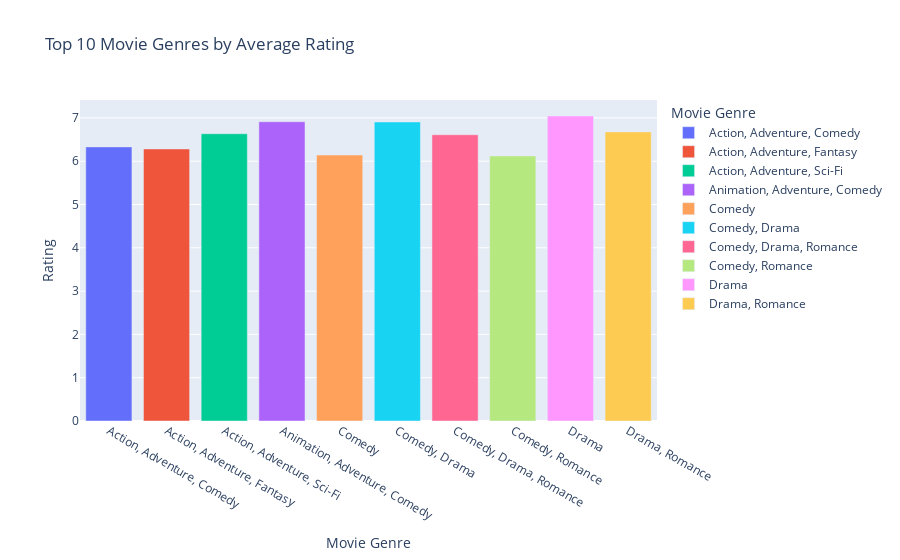

The notebook cell saved with this chart:
### Markdown cell above
Data Analytics

### Code cell
import plotly.express as px

# 1. Explode the genres correctly
# Note: Ensure you use cleaned_df consistently
df_expanded = cleaned_df.assign(
    genre=cleaned_df['Genre'].str.split('|')
).explode('genre')

# 

# 2. Identify the Top 10 genres by frequency
top10_genre_names = df_expanded['genre'].value_counts().head(10).index

# 3. Filter the expanded data to only include these top 10
# Filter based on the 'genre' column, not 'Genre'
df_top10 = df_expanded[df_expanded['genre'].isin(top10_genre_names)]

# 4. Aggregate the data to get the AVERAGE rating per genre
# This prevents Plotly from summing ratings
df_plot = df_top10.groupby(['genre'], as_index=False)['Rating'].mean()

# 5. Create the Interactive Bar Graph
fig = px.bar(df_plot,
             x="genre",  # Fixed typo
             y="Rating",
             title="Top 10 Movie Genres by Average Rating",
             color="genre", # Optional: colors each bar differently
             labels={"genre": "Movie Genre", "Movie Rating": "Average Rating"})

fig.show()

### Figure 1 — Plotly figure (JSON) as saved in the notebook; plotly's stock layout.template omitted (floating-point values rounded to 4 significant figures)
{"data": [{"hovertemplate": "Movie Genre=%{x}<br>Rating=%{y}<extra></extra>", "legendgroup": "Action, Adventure, Comedy", "marker": {"color": "#636efa", "pattern": {"shape": ""}}, "name": "Action, Adventure, Comedy", "orientation": "v", "showlegend": true, "textposition": "auto", "type": "bar", "x": ["Action, Adventure, Comedy"], "xaxis": "x", "y": [6.331], "yaxis": "y"}, {"hovertemplate": "Movie Genre=%{x}<br>Rating=%{y}<extra></extra>", "legendgroup": "Action, Adventure, Fantasy", "marker": {"color": "#EF553B", "pattern": {"shape": ""}}, "name": "Action, Adventure, Fantasy", "orientation": "v", "showlegend": true, "textposition": "auto", "type": "bar", "x": ["Action, Adventure, Fantasy"], "xaxis": "x", "y": [6.283], "yaxis": "y"}, {"hovertemplate": "Movie Genre=%{x}<br>Rating=%{y}<extra></extra>", "legendgroup": "Action, Adventure, Sci-Fi", "marker": {"color": "#00cc96", "pattern": {"shape": ""}}, "name": "Action, Adventure, Sci-Fi", "orientation": "v", "showlegend": true, "textposition": "auto", "type": "bar", "x": ["Action, Adventure, Sci-Fi"], "xaxis": "x", "y": [6.635], "yaxis": "y"}, {"hovertemplate": "Movie Genre=%{x}<br>Rating=%{y}<extra></extra>", "legendgroup": "Animation, Adventure, Comedy", "marker": {"color": "#ab63fa", "pattern": {"shape": ""}}, "name": "Animation, Adventure, Comedy", "orientation": "v", "showlegend": true, "textposition": "auto", "type": "bar", "x": ["Animation, Adventure, Comedy"], "xaxis": "x", "y": [6.912], "yaxis": "y"}, {"hovertemplate": "Movie Genre=%{x}<br>Rating=%{y}<extra></extra>", "legendgroup": "Comedy", "marker": {"color": "#FFA15A", "pattern": {"shape": ""}}, "name": "Comedy", "orientation": "v", "showlegend": true, "textposition": "auto", "type": "bar", "x": ["Comedy"], "xaxis": "x", "y": [6.142], "yaxis": "y"}, {"hovertemplate": "Movie Genre=%{x}<br>Rating=%{y}<extra></extra>", "legendgroup": "Comedy, Drama", "marker": {"color": "#19d3f3", "pattern": {"shape": ""}}, "name": "Comedy, Drama", "orientation": "v", "showlegend": true, "textposition": "auto", "type": "bar", "x": ["Comedy, Drama"], "xaxis": "x", "y": [6.906], "yaxis": "y"}, {"hovertemplate": "Movie Genre=%{x}<br>Rating=%{y}<extra></extra>", "legendgroup": "Comedy, Drama, Romance", "marker": {"color": "#FF6692", "pattern": {"shape": ""}}, "name": "Comedy, Drama, Romance", "orientation": "v", "showlegend": true, "textposition": "auto", "type": "bar", "x": ["Comedy, Drama, Romance"], "xaxis": "x", "y": [6.612], "yaxis": "y"}, {"hovertemplate": "Movie Genre=%{x}<br>Rating=%{y}<extra></extra>", "legendgroup": "Comedy, Romance", "marker": {"color": "#B6E880", "pattern": {"shape": ""}}, "name": "Comedy, Romance", "orientation": "v", "showlegend": true, "textposition": "auto", "type": "bar", "x": ["Comedy, Romance"], "xaxis": "x", "y": [6.121], "yaxis": "y"}, {"hovertemplate": "Movie Genre=%{x}<br>Rating=%{y}<extra></extra>", "legendgroup": "Drama", "marker": {"color": "#FF97FF", "pattern": {"shape": ""}}, "name": "Drama", "orientation": "v", "showlegend": true, "textposition": "auto", "type": "bar", "x": ["Drama"], "xaxis": "x", "y": [7.043], "yaxis": "y"}, {"hovertemplate": "Movie Genre=%{x}<br>Rating=%{y}<extra></extra>", "legendgroup": "Drama, Romance", "marker": {"color": "#FECB52", "pattern": {"shape": ""}}, "name": "Drama, Romance", "orientation": "v", "showlegend": true, "textposition": "auto", "type": "bar", "x": ["Drama, Romance"], "xaxis": "x", "y": [6.677], "yaxis": "y"}], "layout": {"barmode": "relative", "legend": {"title": {"text": "Movie Genre"}, "tracegroupgap": 0}, "title": {"text": "Top 10 Movie Genres by Average Rating"}, "xaxis": {"anchor": "y", "categoryarray": ["Action, Adventure, Comedy", "Action, Adventure, Fantasy", "Action, Adventure, Sci-Fi", "Animation, Adventure, Comedy", "Comedy", "Comedy, Drama", "Comedy, Drama, Romance", "Comedy, Romance", "Drama", "Drama, Romance"], "categoryorder": "array", "domain": [0, 1], "title": {"text": "Movie Genre"}}, "yaxis": {"anchor": "x", "domain": [0, 1], "title": {"text": "Rating"}}}}
